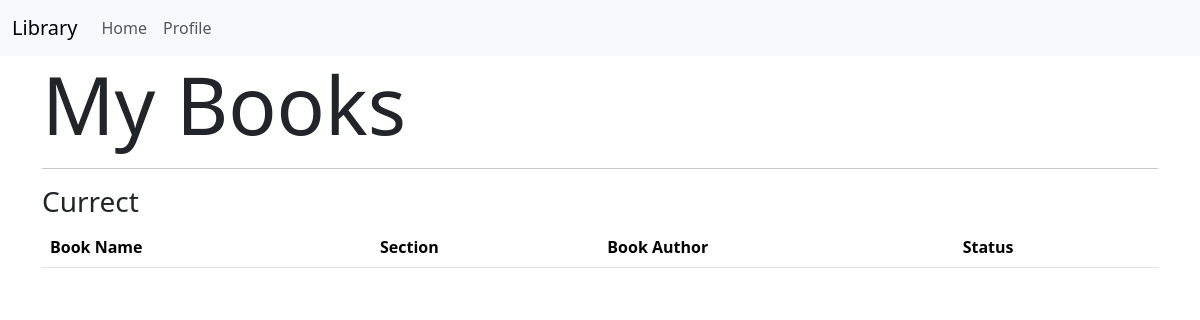
The page /mybook (signed in) on the database as committed earlier.
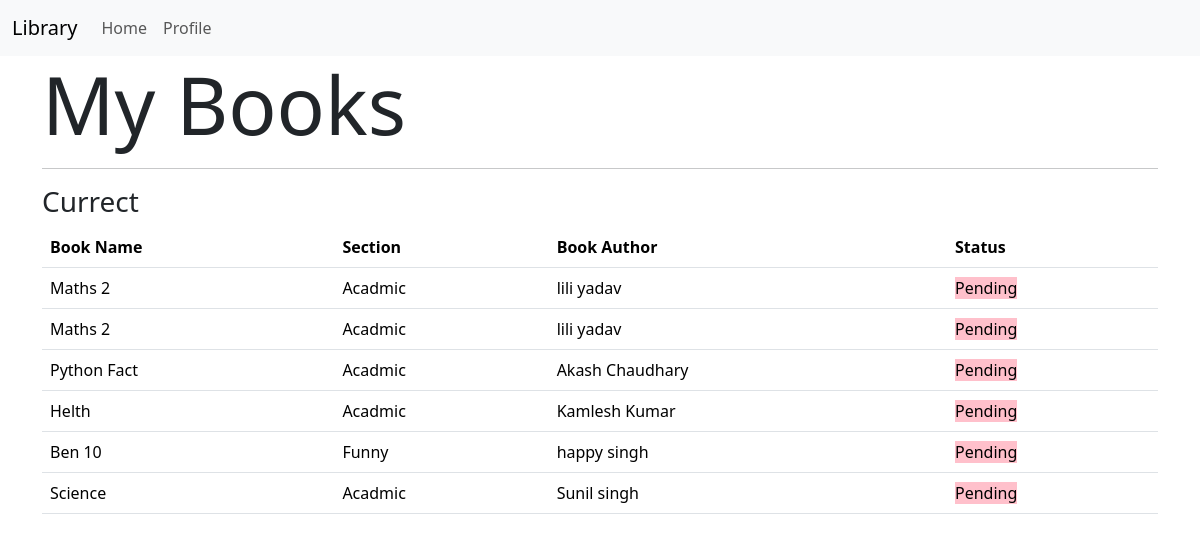
The same page on the database as committed later.
### models.py (models this page shows)
class BookRequest(db.Model):
    id = db.Column(db.Integer, primary_key=True)
    user_id = db.Column(db.Integer, db.ForeignKey('user.id'), nullable=False)
    book_id = db.Column(db.Integer, db.ForeignKey('book.id'), nullable=False)
    request_date = db.Column(db.DateTime,default=datetime.utcnow)
    requested_day=db.Column(db.Integer)
    status=db.Column(db.String(30),default='Pending')
    issued_date = db.Column(db.DateTime)
    return_date = db.Column(db.DateTime)

class Book(db.Model):
    id = db.Column(db.Integer, primary_key=True)#
    name = db.Column(db.String(64), nullable=False)#
    content = db.Column(db.Text)#
    authors = db.Column(db.String(255))#
    book_upload_date = db.Column(db.Date,default=datetime.utcnow)#
    section_id = db.Column(db.Integer, db.ForeignKey('section.id'), nullable=False)#
    bookrequest = db.relationship('BookRequest', backref='book', lazy=True, cascade='all, delete-orphan')#

class Section(db.Model):
    id = db.Column(db.Integer, primary_key=True)#
    name = db.Column(db.String(32), unique=True)#
    date_created = db.Column(db.Date,default=datetime.utcnow)#
    description = db.Column(db.Text)#
    books = db.relationship('Book', backref='section', lazy=True,cascade='all, delete-orphan')

### routes.py (the view)
@app.route('/mybook')
@auth_required
def mybook():
    mybooks = BookRequest.query.filter_by(user_id=session['user_id']).all()
    return render_template('mybook.html', mybooks=mybooks)

### routes.py (called while the page is built)
def auth_required(func):
    @wraps(func)
    def inner(*args, **kwargs):
        if 'user_id' in session:
            return func(*args, **kwargs)
        else:
            flash('Please login to continue')
            return redirect(url_for('login'))
    return inner

### templates/mybook.html
{% extends 'layout.html' %}
{% block content %}
<h1 class="display-1">My Books</h1>
<hr>
<h3>Currect</h3>
<table class="table">
    <thead>
        <tr>
            <th>Book Name</th>
            <th>Section</th>
            <th>Book Author</th>
            <th>Status</th>
        </tr>
    </thead>
    <tbody>
        {% for mybook in mybooks %}
        <tr>
            <td>{{mybook.book.name}}</td>
            <td>{{mybook.book.section.name}}</td>
            <td>{{mybook.book.authors}}</td>
            <td>
                <span style="background-color: pink;">{{mybook.status}}</span>
            </td>
        </tr>
        {% endfor %}
</table>
{% endblock %}

### templates/layout.html (shortened to what this page needs)
<!DOCTYPE html>
<html lang="en">
<head>
<link href="https://cdn.jsdelivr.net/npm/bootstrap@5.3.2/dist/css/bootstrap.min.css" rel="stylesheet">
</head>
<body>
    {% include 'navbar.html'   %}
    <div class="container">
    {% block content %}
    {% endblock %}
    </div>
</body>
</html>

### templates/navbar.html (shortened to what this page needs)
<nav class="navbar navbar-expand-lg bg-body-tertiary">
    <div class="container-fluid">
      <a class="navbar-brand" href="/">Library</a>
      <div class="collapse navbar-collapse" id="navbarNav">
        <ul class="navbar-nav">
          {% if 'user_id' in session %}
          <li class="nav-item">
            <a class="nav-link"  href="{{ url_for('index') }}">Home</a>
          </li>
          <li class="nav-item">
            <a class="nav-link"  href="{{ url_for('profile') }}">Profile</a>
          </li>
          {% endif %}
        </ul>
      </div>
    </div>
  </nav>

Rows that differ between the two databases and show on the page:
added BookRequest: book.name "Maths 2", book.section.name "Acadmic", book.authors "lili yadav", status "Pending"
added BookRequest: book.name "Maths 2", book.section.name "Acadmic", book.authors "lili yadav", status "Pending"
added BookRequest: book.name "Python Fact", book.section.name "Acadmic", book.authors "Akash Chaudhary", status "Pending"
added BookRequest: book.name "Helth", book.section.name "Acadmic", book.authors "Kamlesh Kumar", status "Pending"
added BookRequest: book.name "Ben 10", book.section.name "Funny", book.authors "happy singh", status "Pending"
added BookRequest: book.name "Science", book.section.name "Acadmic", book.authors "Sunil singh", status "Pending"
